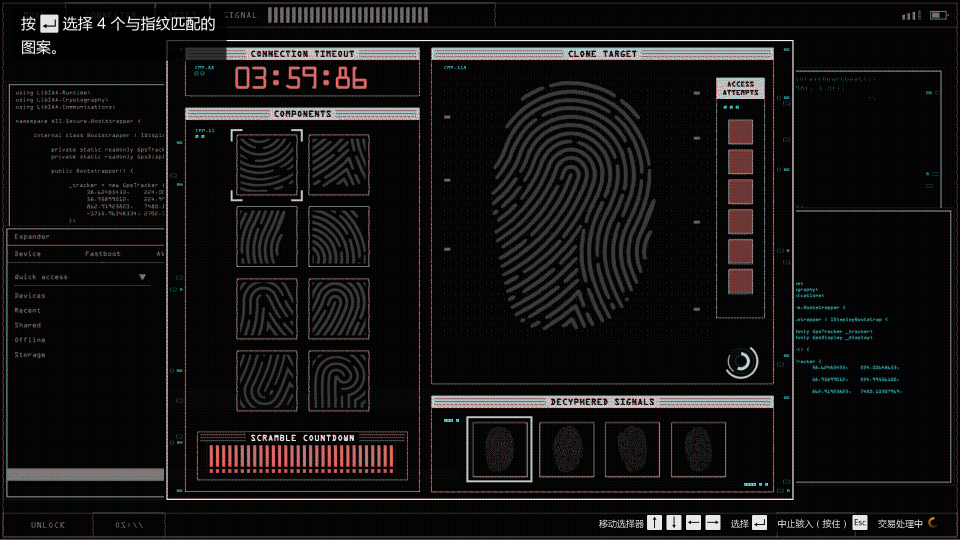
#> input picture screenshot0.png, 1920 x 1080 px (shown at 1/2 size)
$ python cut.py
#> lines starting #> are read from the running program, lines starting #| are printed output that depends on the picture
"""
对screenshot截图文件识别切片保存到slices.dat
"""
import cv2
import pickle
import math

"""窗口1914*1051"""
base = (486, 288)
effect = 140
size = 119
In = 7  # 裁剪内缩
size_on = 135  # 放大后大小

"""全屏1920*1080"""
# [5 lines of commented-out code are left out]

files = (
    "screenshot0.png",
    "screenshot1.png",
    "screenshot2.png",
    "screenshot3.png",
)


class Data:
    def __init__(self) -> None:
        self.imgTuple = tuple()
        self.positionsRange = tuple()
        self.base = (475, 271)
        self.effect = 144
        self.size = 118
        self.region = (
            self.base[0],
            self.base[1],
            self.base[0] + self.effect + self.size,
            self.base[1] + 3 * self.effect + self.size,
        )
        self.In = 8  # 裁剪内缩
        self.size_on = 131  # 放大后大小


def cut(size_on):
#> called with size_on = 135
    data = Data()
    with open("slices.dat", "wb") as f:
        imgArr = list()
        dist = list()  # 差异结果
        for i, file in enumerate(files):
            imgArr.append(list())
            screenshot = cv2.imread(file, 0)
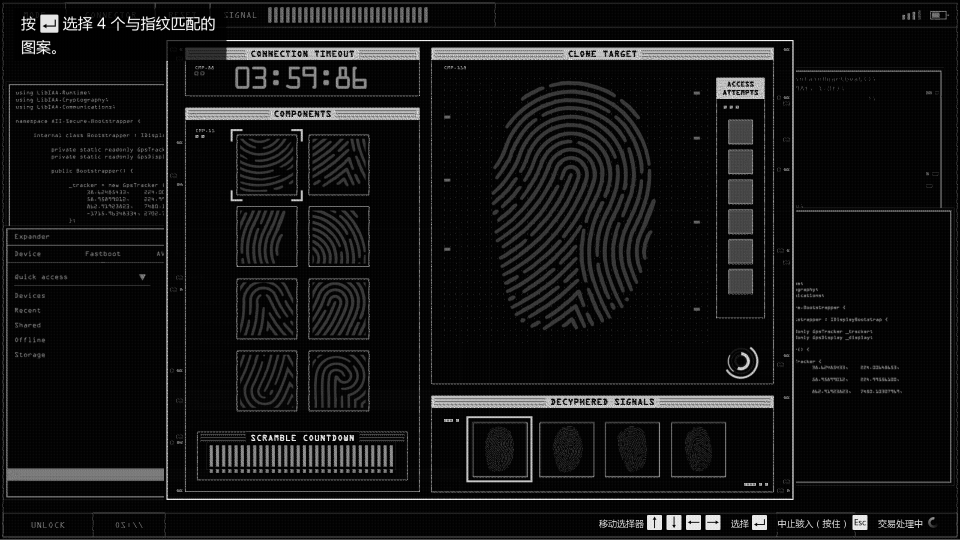
#> screenshot: shape (1080, 1920) (shown at 1/2 size); min 0, max 255, mean 19.3
            im = screenshot[140:680, 960:1330]
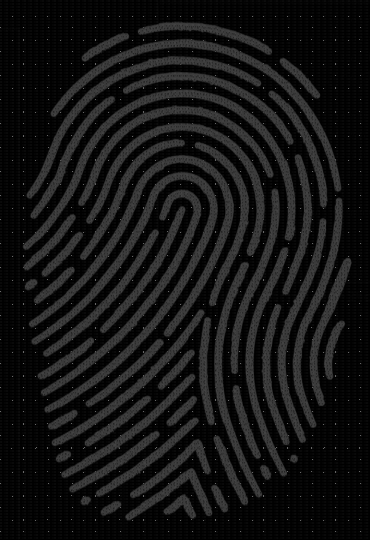
#> im: shape (540, 370); min 0, max 106, mean 20.1
            save_index = 0
            positionsRange = list()
            for index in range(8):
                x = base[0] + effect * (index % 2)
                y = base[1] + effect * (index // 2)
                top = y + In
                right = x + size - In
                bottom = y + size - In
                left = x + In
                templ_src = screenshot[top:bottom, left:right]
                positionsRange.append(
                    (
                        (
                            math.ceil(left - In / 2 - base[0]),
                            math.ceil(left + In / 2 - base[0]),
                        ),
                        (
                            math.ceil(top - In / 2 - base[1]),
                            math.ceil(top + In / 2 - base[1]),
                        ),
                    )
                )
                templ = cv2.resize(templ_src, (size_on, size_on))
                res = cv2.matchTemplate(im, templ, cv2.TM_SQDIFF_NORMED)
                minV, maxV, minLoc, maxLoc = cv2.minMaxLoc(res)
                dist.append(minV)
                if minV > 0.3:
                    continue
                imgArr[i].append(templ_src)
                save_index += 1
#> this loop made 8 passes
#> (minV, minLoc) on passes 1 to 8: (0.945, (86, 39)), (0.73, (101, 382)), (0.742, (232, 277)), (0.553, (211, 100)), (0.855, (192, 115)), (0.424, (137, 169)), (0.788, (202, 252)), (0.799, (203, 276))
#> pass 1, in cut, `templ_src = screenshot[top:bottom, left:right]`:
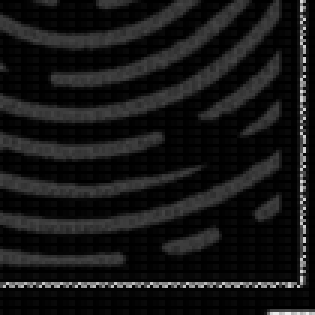
#> templ_src: shape (105, 105) (shown 3 times larger); min 0, max 238, mean 21.6
#> pass 1, in cut, `templ = cv2.resize(templ_src, (size_on, size_on))`:
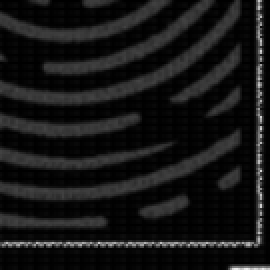
#> templ: shape (135, 135) (shown 2 times larger); min 0, max 238, mean 21.6
#> pass 2, in cut, `templ_src = screenshot[top:bottom, left:right]`:
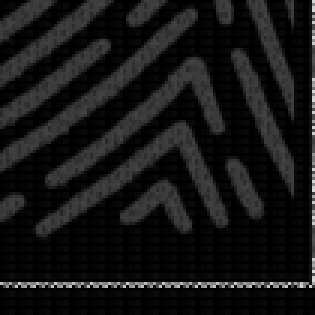
#> templ_src: shape (105, 105) (shown 3 times larger); min 0, max 216, mean 21.7
#> after the loop:
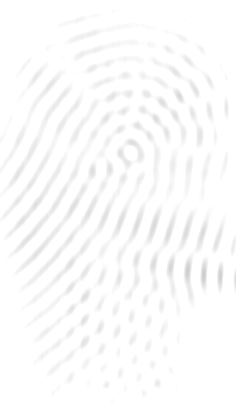
#> res: shape (406, 236) float32; min 0.799, max 1, mean 0.987
#> after the loop:
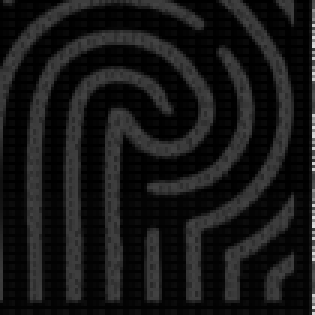
#> templ_src: shape (105, 105) (shown 3 times larger); min 0, max 219, mean 22.4
#> after the loop, dist = [0.945, 0.73, 0.742, 0.553, 0.855, 0.424, 0.788, 0.799]; positionsRange = [((4, 11), (4, 11)), ((144, 151), (4, 11)), ((4, 11), (144, 151)), ((144, 151), (144, 151)), ((4, 11), (284, 291)), ((144, 151), (284, 291)), ((4, 11), (424, 431)), ((144, 151), (424, 431))]; save_index = 0
#> pass 2 of the loop in cut, `for i, file in enumerate(files):`:
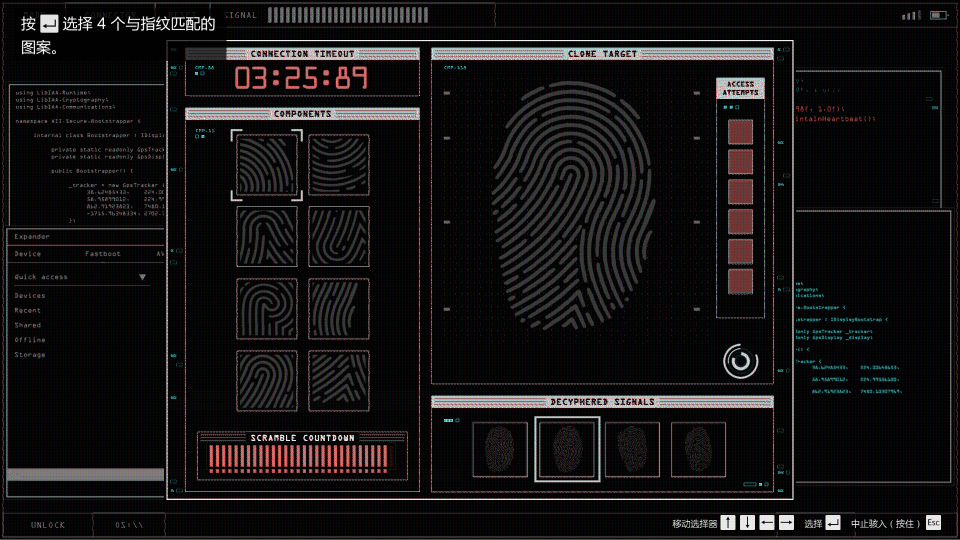
#> input picture screenshot1.png, 1920 x 1080 px (shown at 1/2 size)
#> the loop in cut, `for index in range(8):` made 8 passes
#> (minV, minLoc) on passes 1 to 8: (0.583, (218, 106)), (0.932, (81, 39)), (0.916, (192, 120)), (0.868, (182, 252)), (0.866, (209, 280)), (0.619, (226, 272)), (0.369, (142, 164)), (0.364, (114, 399))
#> after the loop in cut, `for index in range(8):`:
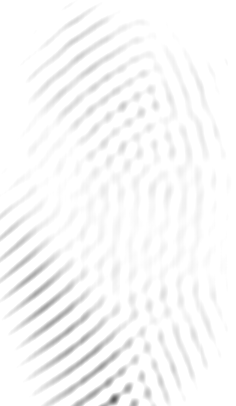
#> res: shape (406, 236) float32; min 0.364, max 1, mean 0.975
#> after the loop in cut, `for index in range(8):`:
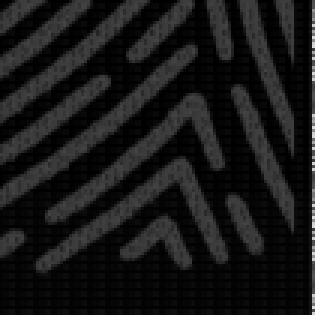
#> templ_src: shape (105, 105) (shown 3 times larger); min 0, max 219, mean 23.1
#> after the loop in cut, `for index in range(8):`: dist = [0.945, 0.73, 0.742, 0.553, 0.855, 0.424, 0.788, 0.799, 0.583, 0.932, 0.916, 0.868, 0.866, 0.619, 0.369, 0.364]; save_index = 0
#> pass 3 of the loop in cut, `for i, file in enumerate(files):`:
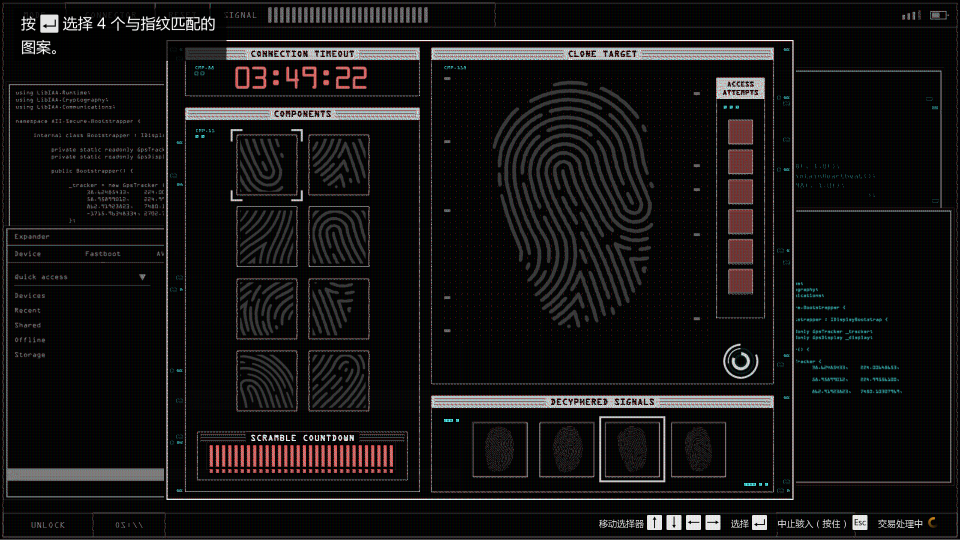
#> input picture screenshot2.png, 1920 x 1080 px (shown at 1/2 size)
#> the loop in cut, `for index in range(8):` made 8 passes
#> (minV, minLoc) on passes 1 to 8: (0.871, (230, 197)), (0.709, (120, 399)), (0.958, (45, 93)), (0.538, (122, 163)), (0.776, (59, 133)), (0.742, (229, 346)), (0.905, (22, 111)), (0.79, (69, 351))
#> pass 1, in cut, `templ = cv2.resize(templ_src, (size_on, size_on))`:
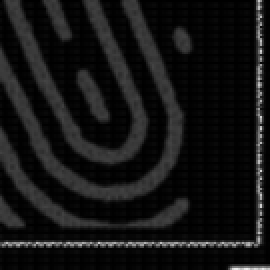
#> templ: shape (135, 135) (shown 2 times larger); min 0, max 238, mean 20.3
#> after the loop in cut, `for index in range(8):`:
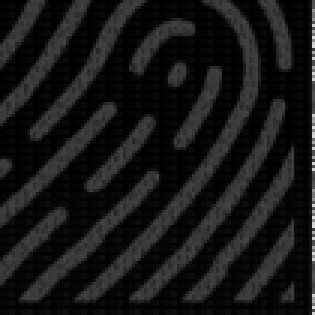
#> templ_src: shape (105, 105) (shown 3 times larger); min 0, max 219, mean 22.8
#> after the loop in cut, `for index in range(8):`: dist = [0.945, 0.73, 0.742, 0.553, 0.855, 0.424, 0.788, 0.799, 0.583, 0.932, 0.916, 0.868, 0.866, 0.619, 0.369, 0.364, 0.871, 0.709, 0.958, 0.538, 0.776, 0.742, 0.905, 0.79]; save_index = 0
#> the loop made 4 passes; the first 3 are shown
        dist.sort()
        print(dist[:16][-1], size_on)
        data.imgTuple = tuple(imgArr)
        data.positionsRange = tuple(positionsRange)
        pickle.dump(data, f)


if __name__ == "__main__":
    cut(size_on)
    with open("slices.dat", "rb") as f:
        data = pickle.load(f)
        print(data.imgTuple)
        # cv2.imshow("test", data.imgTuple[0][0])
        # cv2.waitKey()
        # cv2.destroyAllWindows()
